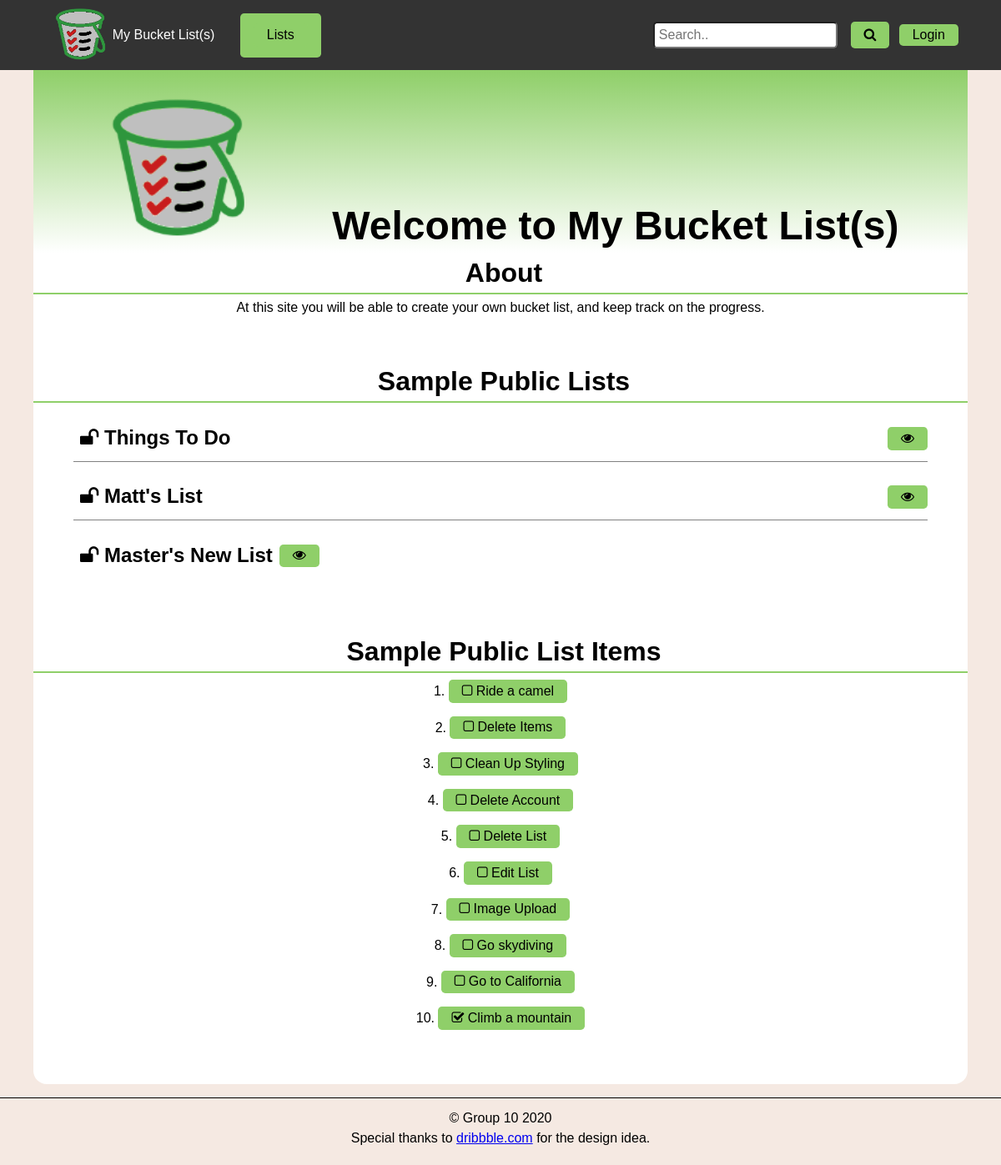
The page / on the database its author committed.
### tables this page shows
CREATE TABLE `g10_lists` (
  `id` int(11) NOT NULL,
  `fk_userid` int(11) NOT NULL,
  `listname` varchar(50) NOT NULL,
  `start` date NOT NULL,
  `end` date DEFAULT NULL,
  `private` tinyint(1) NOT NULL DEFAULT '1'
);

CREATE TABLE `g10_listitems` (
  `id` int(11) NOT NULL,
  `fk_listid` int(11) NOT NULL,
  `name` varchar(50) NOT NULL,
  `description` varchar(280) DEFAULT NULL,
  `picpath` varchar(255) DEFAULT NULL,
  `completion` date DEFAULT NULL,
  `private` tinyint(1) NOT NULL DEFAULT '1'
);

### index.php (the view, shortened to what this page needs)
<?php
  $pdo = connectDB();
  $private = 0;
  $limit = 10;
  $limitlists = 3;
  $query = "SELECT * FROM `g10_lists` WHERE private = ? LIMIT ?";
  $stmt = $pdo->prepare($query);
  $stmt->bindParam(1, $private,PDO::PARAM_INT);
  $stmt->bindParam(2, $limitlists,PDO::PARAM_INT);
  $stmt->execute();
  $list = $stmt->fetchAll();
  $query =  "SELECT id, name, completion FROM `g10_listitems` WHERE private = ? LIMIT ?";
  $stmt = $pdo->prepare($query);
  $stmt->bindParam(1, $private,PDO::PARAM_INT);
  $stmt->bindParam(2, $limit,PDO::PARAM_INT);
  $stmt->execute();
  $listitems = $stmt->fetchAll();
?>
<!DOCTYPE HTML>
<html lang="en">
  <head>
    <?php
      include "includes/meta.php"
    ?>
  </head>
  <body>
    <header>
      <?php include 'includes/nav.php' ?>
    </header>
    <main>
      <article>
        <header>
          <div class="logo">
            <figure>
              <img src="img/bucket.png" alt="Bucket List Logo" height=200 />
            </figure>
          </div>
          <h1>Welcome to My Bucket List(s)</h1>
        </header>
        <section id="about">
          <h2>About</h2>
          <p>At this site you will be able to create your own bucket list, and keep track on the progress.</p>
        </section>
        <section id="homelists">
          <h2>Sample Public Lists</h2>
          <ul>
            <?php foreach($list as $row): ?>
              <li>
                <h3><i class="fa fa-unlock"></i> <?= $row['listname'] ?></h3>
                <div>
                  <button class="viewList" value="<?= $row['id']?>"><i class="fa fa-eye"></i></button>
                </div>
              </li>
            <?php endforeach ?>
          </ul>
        </section>
        <section id="homeitems">
          <h2>Sample Public List Items</h2>
          <ol>
            <?php foreach($listitems as $row): ?>
                <li>
                  <button class="viewbutton" value="<?= $row['id']?>">
                  <?php if($row['completion'] != null): ?>
                    <i class="fa fa-check-square-o"></i>
                  <?php else: ?>
                    <i class="fa fa-square-o"></i>
                  <?php endif ?>
                  <?= $row['name']?></button>
                </li>
            <?php endforeach ?>
          </ol>
        </section>
      </article>
    </main>
    <?php include 'includes/footer.php' ?>
  </body>
</html>

### includes/meta.php (shortened to what this page needs)
<link type="text/css" rel="stylesheet" href="css/reset.css" />
<link type="text/css" rel="stylesheet" href="css/default.css" />
<link rel="stylesheet" href="https://cdnjs.cloudflare.com/ajax/libs/font-awesome/4.7.0/css/font-awesome.min.css"/>

### includes/nav.php (shortened to what this page needs)
<nav class="topnav" id="myTopnav">
  <ul>
    <li>
      <a href="index.php"><div class="logo">
        <figure>
          <img src="img/bucket.png" alt="Bucket List Logo" height=75 />
        </figure>
        <span>My Bucket List(s)</span>
      </div></a>
    </li>
    <li class="dropdown">
      <button class="dropbtn">Lists</button>
    </li>
    <li>
        <form method="post" action="searchresults.php" id="search-container">
          <input type="text" placeholder="Search.." name="searchData" maxlength="20" required>
          <button id="search-btn" type="submit" name="search"><i class="fa fa-search"></i></button>
        </form>
    </li>
    <?php if(isset($_SESSION['user'])): ?>
      <li class="dropdown">
        <button class="dropbtn"><?= $_SESSION['user'] ?></button>
        <ul class="dropdown-content">
          <li><a id="signOut" href="logout.php">Sign Out</a></li>
          <li><a href="accounts.php">Edit Account</a></li>
        </ul>
      </li>
    <?php else: ?>
      <li>
        <a id="login-link" href = "login.php">Login</a>
      </li>
    <?php endif; ?>
  </ul>
</nav>

### includes/footer.php
<footer>
  <div>&copy; Group 10 2020</div>
  <p><em>Special thanks to <a href="https://dribbble.com/tags/resume">dribbble.com</a>
      for the design idea.</em></p>
</footer>

### css/default.css (style rules this page uses)
:root { --link-color: #8fcf69; --linkhover-color: #818181; --text-color: #000; }
body { background-color: #F5E9E2; color: var(--text-color); font-family: Verdana, Helvetica, sans-serif; font-size: 1em; margin: auto; }
main { background-color: #FFF; border-bottom-right-radius: 1rem; border-bottom-left-radius: 1rem; max-width: 70rem; font-size: 1em; padding: 0 0 0.6em 0; margin: auto; }
header { text-align: center; background: linear-gradient(var(--link-color), transparent); }
main header { align-items: flex-end; display: flex; flex-direction: row; justify-content: space-evenly; padding: 1em 0 0 0; }
footer { text-align: center; border-top: 1px solid #000; padding: 1em 0; margin-top: 1em; }
article { text-align: center; display: flex; flex-direction: column; }
section { padding-bottom: 3rem; }
p,h1,h2,h3,h4,h5 { padding: 0.5rem; }
h1 { font-size: 3em; font-weight: bold; }
h2 { font-size: 2em; font-weight: bold; border-bottom: 2px solid var(--link-color); padding-left: 0.5em; }
h3 { font-size: 1.5em; font-weight: bold; }
form { border: 0.1em solid #818181; border-radius: 0.3em; box-shadow: 0.1em 0.1em #000; margin: 1em auto; padding: 1em; width: 75%; }
ol { list-style-type: decimal; list-style-position: inside; }
button, nav a, .dropdown, #login a { padding: 0.3rem 1rem; color: var(--text-color); margin: 0.5rem auto; background-color: var(--link-color); font-size: 1rem; border: none; cursor: pointer; border-radius: 0.3rem; }
input { padding: 0.3rem; border-radius: 0.3rem; font-size: 1rem; margin: 0.5rem 1rem; }
nav { background-color: #333; }
nav > ul { max-width: 70rem; display: flex; align-items: center; color: #FFF; margin: 0 auto; }
nav li, nav form { display: flex; }
#search-container { border: none; box-shadow: none; padding: 0; margin: 0; }
nav > ul > li:nth-last-child(3) { margin-left: auto; }
nav a, .dropdown, #login a { text-decoration: none; margin: 0.2rem 0.7rem; }
a[href^="index"] { padding: 0 0.5em; background-color: inherit; color: inherit; }
.dropdown { float: left; overflow: hidden; }
main header~ul li, section ul li { align-content: center; border-bottom: 0.1em solid #818181; display: flex; margin: 1em 3em; padding: 0.3em 0; }
main header~ul li div, section ul li div { margin-left: auto; }
main header~ul li:last-of-type, section ul li:last-of-type { border: none; justify-self: flex-start; }
.logo { display: flex; align-items: center; justify-content: center; }

### rows shown on the page
g10_lists: listname "Things To Do", $row['id'] 3 (drawn)
g10_lists: listname "Matt's List", $row['id'] 12 (drawn)
g10_lists: listname "Master's New List", $row['id'] 13 (drawn)
g10_listitems: $row['id'] 2 (drawn), name "Ride a camel"
g10_listitems: $row['id'] 8 (drawn), name "Delete Items"
g10_listitems: $row['id'] 14 (drawn), name "Clean Up Styling"
g10_listitems: $row['id'] 16 (drawn), name "Delete Account"
g10_listitems: $row['id'] 17 (drawn), name "Delete List"
g10_listitems: $row['id'] 24 (drawn), name "Edit List"
g10_listitems: $row['id'] 25 (drawn), name "Image Upload"
g10_listitems: $row['id'] 27 (drawn), name "Go skydiving"
g10_listitems: $row['id'] 28 (drawn), name "Go to California"
g10_listitems: $row['id'] 29 (drawn), name "Climb a mountain"
